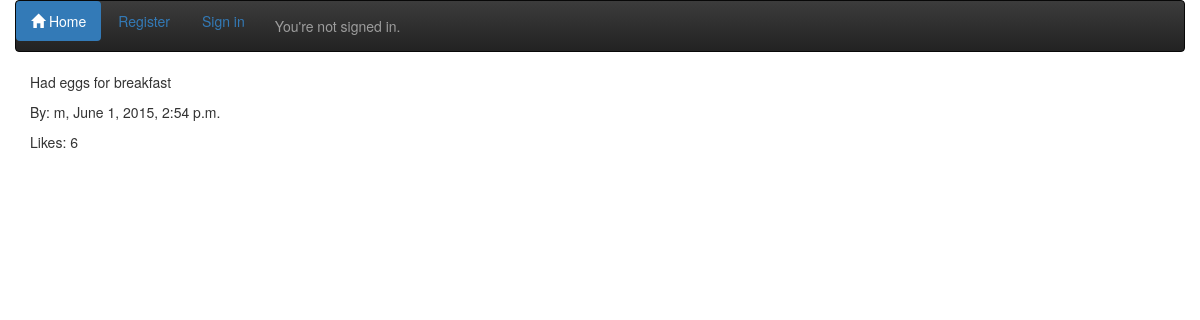
Page /site_details/24/ on the committed database.
### theme/models.py (models this page shows, shortened)
class Comment(models.Model):
	comment = models.TextField()
	likes = models.PositiveIntegerField(default=0)
	comment_by = models.ForeignKey(User, related_name="written_comments")
	comment_datetime = models.DateTimeField()
	class Meta:
		ordering = ['-comment_datetime']

### theme/views.py (the view)
# urls.py: url(r'^(\d+)/$', theme_views.comment_details, name='comment_details'),
def comment_details(request, comment_id):
	comments = Comment.objects.all().filter(id=comment_id)
	context = {
		'comments': comments,
	}
	return render(request, 'theme/comment_detail.html', context)

### theme/templates/theme/comment_detail.html (shortened to what this page needs)
{% extends 'theme/base.html' %}
{% block container %}
{% for comment in comments %}
<div class="container">
	<p>{{ comment.comment}}</p>
	<p>By: {{ comment.comment_by }}, {{ comment.comment_datetime }}</p>
	<p>Likes: {{ comment.likes }}</p>
</div>
{% endfor %}
{% endblock %}

### rows in the picture
Comment: comment "Had eggs for breakfast", comment_by "m", comment_datetime "June 1, 2015, 2:54 p.m.", likes "6"
